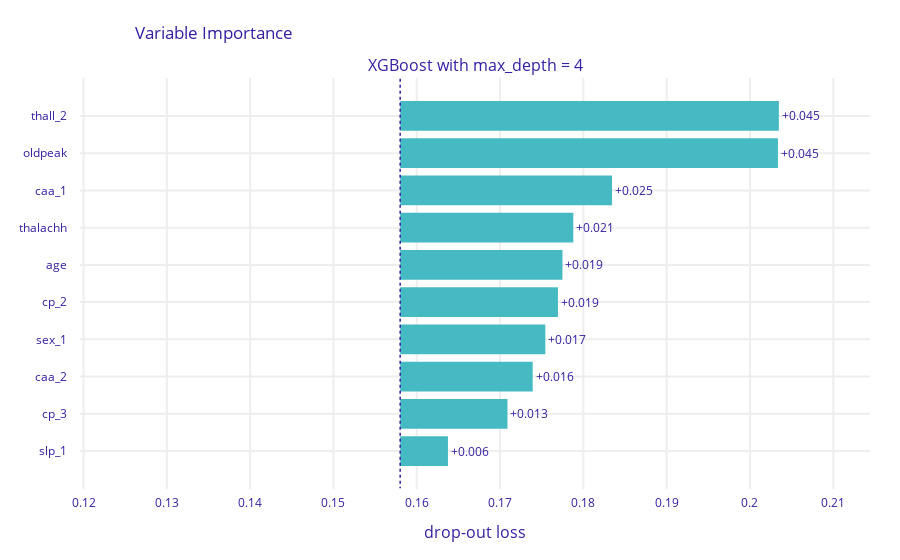

Notebook code cell kept with this figure:
### Code cell
pvi.plot(show=False)

### Figure 1 — Plotly figure (JSON) as saved in the notebook; plotly's stock layout.template omitted (floating-point values rounded to 4 significant figures)
{"data": [{"base": 0.158, "hoverinfo": "text", "hoverlabel": {"bgcolor": "rgba(0, 0, 0, 0.8)"}, "hovertext": ["Model: XGBoost with max_depth = 4 loss after<br>variable: thall_2 is permuted: 0.203<br>Drop-out loss change: +0.045", "Model: XGBoost with max_depth = 4 loss after<br>variable: oldpeak is permuted: 0.203<br>Drop-out loss change: +0.045", "Model: XGBoost with max_depth = 4 loss after<br>variable: caa_1 is permuted: 0.183<br>Drop-out loss change: +0.025", "Model: XGBoost with max_depth = 4 loss after<br>variable: thalachh is permuted: 0.179<br>Drop-out loss change: +0.021", "Model: XGBoost with max_depth = 4 loss after<br>variable: age is permuted: 0.177<br>Drop-out loss change: +0.019", "Model: XGBoost with max_depth = 4 loss after<br>variable: cp_2 is permuted: 0.177<br>Drop-out loss change: +0.019", "Model: XGBoost with max_depth = 4 loss after<br>variable: sex_1 is permuted: 0.175<br>Drop-out loss change: +0.017", "Model: XGBoost with max_depth = 4 loss after<br>variable: caa_2 is permuted: 0.174<br>Drop-out loss change: +0.016", "Model: XGBoost with max_depth = 4 loss after<br>variable: cp_3 is permuted: 0.171<br>Drop-out loss change: +0.013", "Model: XGBoost with max_depth = 4 loss after<br>variable: slp_1 is permuted: 0.164<br>Drop-out loss change: +0.006"], "marker": {"color": "#46bac2"}, "orientation": "h", "showlegend": false, "text": ["+0.045", "+0.045", "+0.025", "+0.021", "+0.019", "+0.019", "+0.017", "+0.016", "+0.013", "+0.006"], "textposition": "outside", "type": "bar", "x": [0.04545, 0.04535, 0.02543, 0.02078, 0.01948, 0.01894, 0.01742, 0.01591, 0.01288, 0.005736], "xaxis": "x", "y": ["thall_2", "oldpeak", "caa_1", "thalachh", "age", "cp_2", "sex_1", "caa_2", "cp_3", "slp_1"], "yaxis": "y"}], "layout": {"annotations": [{"font": {"size": 16}, "showarrow": false, "text": "XGBoost with max_depth = 4", "x": 0.5, "xanchor": "center", "xref": "paper", "y": 1, "yanchor": "bottom", "yref": "paper"}, {"font": {"size": 16}, "showarrow": false, "text": "drop-out loss", "x": 0.5, "xanchor": "center", "xref": "paper", "y": 0, "yanchor": "top", "yref": "paper", "yshift": -30}], "autosize": true, "font": {"color": "#371ea3"}, "margin": {"b": 71, "r": 30, "t": 78}, "shapes": [{"line": {"color": "#371ea3", "dash": "dot", "width": 1.5}, "type": "line", "x0": 0.158, "x1": 0.158, "xref": "x", "y0": -1, "y1": 10, "yref": "y"}], "title": {"text": "Variable Importance", "x": 0.15}, "xaxis": {"anchor": "y", "automargin": true, "domain": [0, 1], "fixedrange": true, "gridwidth": 2, "range": [0.1196, 0.2144], "tickcolor": "white", "ticklen": 3, "ticks": "outside", "type": "linear", "zeroline": false}, "yaxis": {"anchor": "x", "automargin": true, "autorange": true, "domain": [0, 1], "fixedrange": true, "gridwidth": 2, "range": [10.04, -1.035], "tickcolor": "white", "ticklen": 10, "ticks": "outside", "type": "category"}}}
